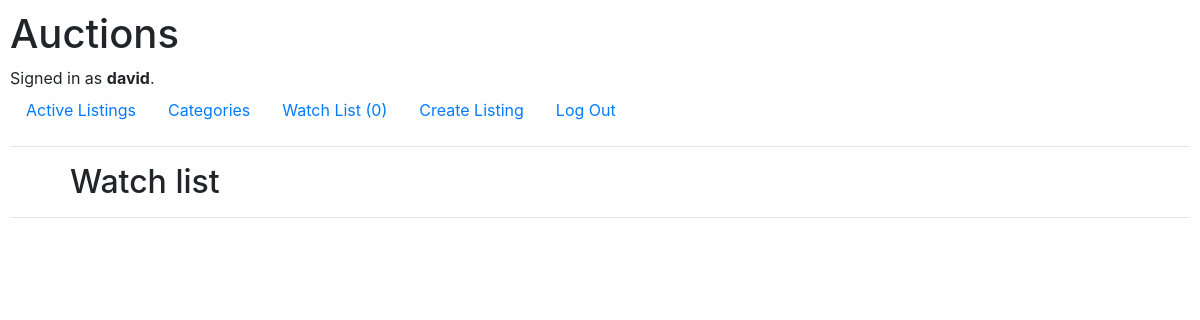
Before: /watch/ (signed in) with the older database file.
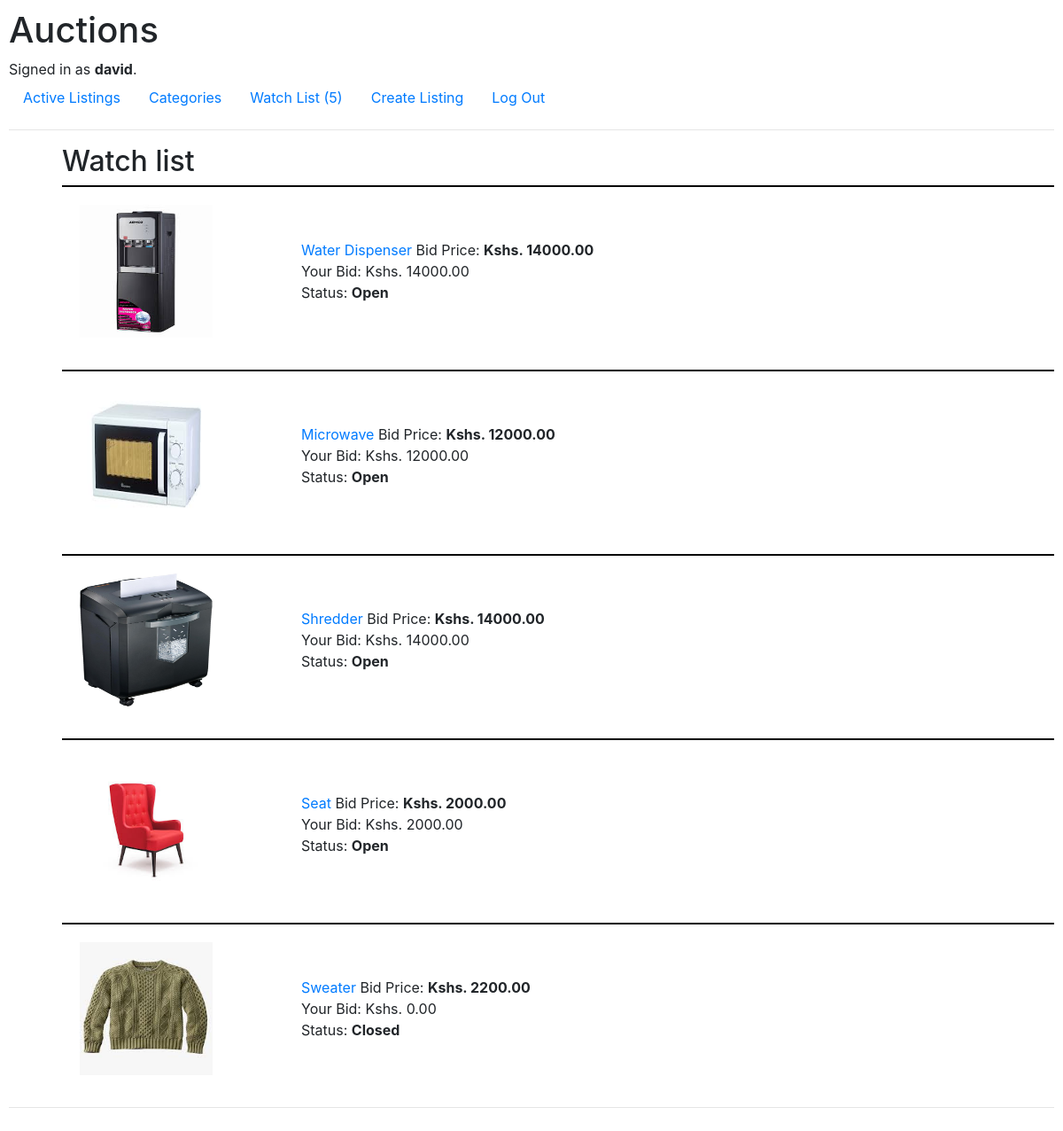
After: the same page with the newer database file.
### auctions/models.py (models this page shows, shortened)
class Watchlist(models.Model):
    author = models.ForeignKey(User, on_delete=models.CASCADE)
    listing = models.ForeignKey(Listing, on_delete=models.CASCADE)
    user_bid = models.DecimalField(max_digits=10, decimal_places=2, default=0, null=True)

class Listing(models.Model):
    CATEGORY_CHOICES = [
        ('elec', 'Electronics'),
        ('ktc', 'Kitchen Appliances'),
        ('clt', 'Clothing'),
        ('fur', 'Furniture')
    ]
    title = models.CharField(max_length=64)
    description = models.TextField()
    starting_bid = models.DecimalField(max_digits=10, decimal_places=2)
    posting_date = models.DateTimeField(auto_now_add=True)
    category = models.CharField(max_length=32, choices=CATEGORY_CHOICES)
    image  = models.ImageField(null=True, blank=True, upload_to="images/")
    closed = models.BooleanField(default=False)
    user = models.ForeignKey(User, on_delete=models.CASCADE, related_name="listing")

### auctions/views.py (the view)
# urls.py: path("watch/", views.watchlist, name="watch"),
@login_required()
def watchlist(request):
    user_instance = User.objects.get(id=request.user.id)
    if request.method == "POST":
        if "add" in request.POST:
            listing_instance = Listing.objects.get(id=request.POST.get("add"))
            user_bid = Bids_table.objects.filter(
                author=user_instance, listing=listing_instance
            ).last()
            if user_bid:
                watch = Watchlist(
                    author=user_instance,
                    listing=listing_instance,
                    user_bid=user_bid.bid,
                )
            else:
                watch = Watchlist(author=user_instance, listing=listing_instance)
            watch.save()
        else:
            listing_instance = Listing.objects.get(id=request.POST.get("remove"))
            if Watchlist.objects.filter(
                author=user_instance, listing_id=listing_instance
            ).exists():
                watch = Watchlist.objects.get(
                    author=user_instance, listing=listing_instance
                )
                watch.delete()
        return HttpResponseRedirect(
            reverse("listing", kwargs={"listing_id": listing_instance.id})
        )
    else:
        watch_items = Watchlist.objects.filter(author=user_instance)
        return render(
            request,
            "auctions/watch.html",
            {"watch_items": watch_items, "total": total_items(request.user.id)},
        )

### auctions/views.py (called while the page is built)
def total_items(user_id):
    return Watchlist.objects.filter(author=user_id).count()

### auctions/templates/auctions/watch.html
{% extends "auctions/layout.html" %}
{% block body %}
    <h2>Watch list</h2>
        {% for item in watch_items %}
            <div>
                <ul id="active-listing">
                    <li>{% if item.listing.image %}
                        <img src="{{ item.listing.image.url  }}" alt="photo of item" class="active-image">
                    {% endif %}</li>
                    <li> <a href="{% url 'listing' item.listing.id %}">{{ item.listing.title }}</a>
                         Bid Price:
                        <b> Kshs. {{ item.listing.starting_bid }}</b><br>
                        Your Bid: Kshs. {{ item.user_bid }}<br>
                        Status:
                        {% if item.listing.closed %}
                            <b>Closed</b>
                        {% else %}
                            <b>Open</b>
                        {% endif %}
                    </li>
                </ul>
            </div>
        {% endfor %}
        <hr>
{% endblock %}

### auctions/templates/auctions/layout.html (shortened to what this page needs)
{% load static %}
<!DOCTYPE html>
<html lang="en">
    <head>
        <link rel="stylesheet" href="https://stackpath.bootstrapcdn.com/bootstrap/4.4.1/css/bootstrap.min.css">
        <link href="{% static 'auctions/styles.css' %}" rel="stylesheet">
    </head>
    <body>
        <h1>Auctions</h1>
        <div>
            {% if user.is_authenticated %}
                Signed in as <strong>{{ user.username }}</strong>.
            {% else %}
                Not signed in.
            {% endif %}
        </div>
        <ul class="nav">
            <li class="nav-item">
                <a class="nav-link" href="{% url 'index' %}">Active Listings</a>
            </li>
            <li class="nav-item">
                <a class="nav-link" href="{% url 'category' %}">Categories</a>
            </li>
            {% if user.is_authenticated %}
                <li class="nav-item">
                    <a class="nav-link" href="{% url 'watch' %}">Watch List ({{total}}) </a>
                </li>
                <li class="nav-item">
                    <a class="nav-link" href="{% url 'create' %}">Create Listing</a>
                </li>
                <li class="nav-item">
                    <a class="nav-link" href="{% url 'logout' %}">Log Out</a>
                </li>
            {% endif %}
        </ul>
        <hr>
        {% block body %}
        {% endblock %}
    </body>
</html>

Changed rows visible on the page:
added Watchlist: listing.image (picture), listing "Water Dispenser", listing.starting_bid "14000.00", user_bid "14000.00", shows "Open"
added Watchlist: listing.image (picture), listing "Microwave", listing.starting_bid "12000.00", user_bid "12000.00", shows "Open"
added Watchlist: listing.image (picture), listing "Shredder", listing.starting_bid "14000.00", user_bid "14000.00", shows "Open"
added Watchlist: listing.image (picture), listing "Seat", listing.starting_bid "2000.00", user_bid "2000.00", shows "Open"
added Watchlist: listing.image (picture), listing "Sweater", listing.starting_bid "2200.00", user_bid "0.00", shows "Closed"
Other visible differences:
{{ total }}: "0" → "5"
